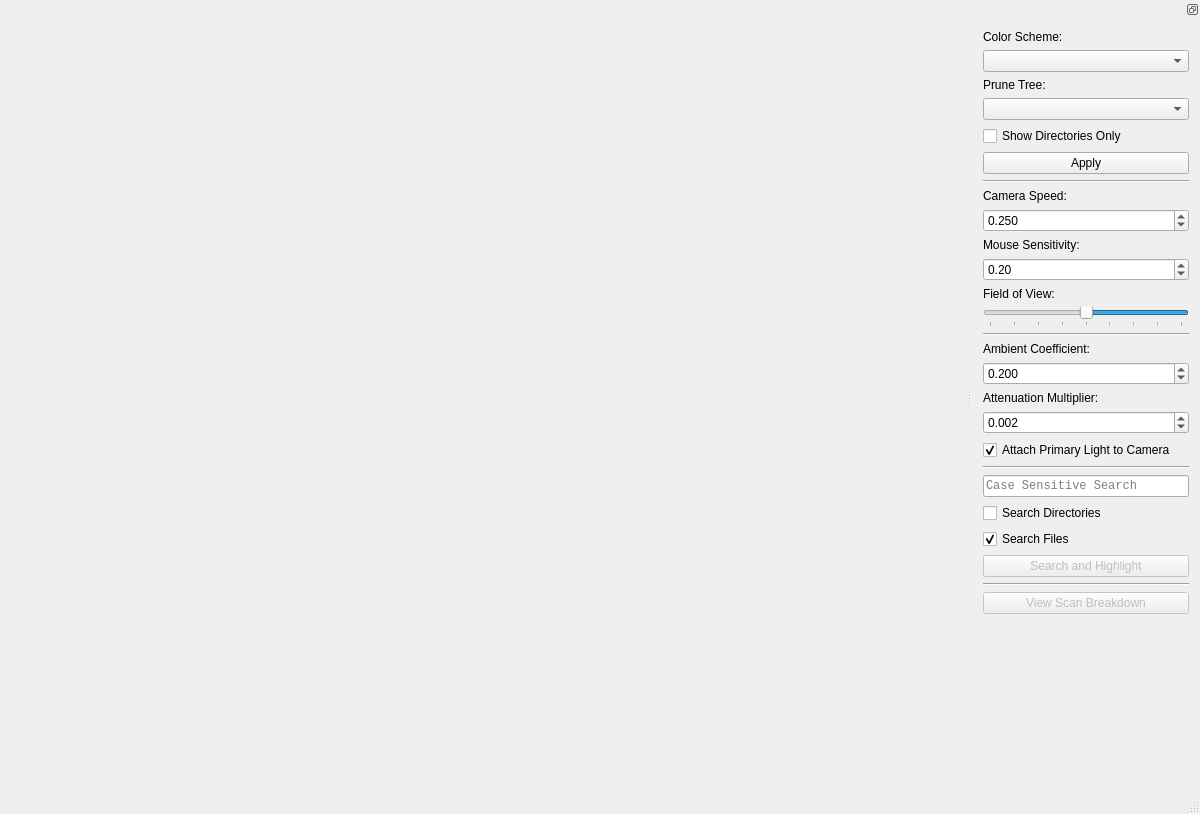
<?xml version="1.0" encoding="UTF-8"?>
<ui version="4.0">
 <class>MainWindow</class>
 <widget class="QMainWindow" name="MainWindow">
  <property name="geometry">
   <rect>
    <x>0</x>
    <y>0</y>
    <width>1200</width>
    <height>814</height>
   </rect>
  </property>
  <property name="minimumSize">
   <size>
    <width>400</width>
    <height>300</height>
   </size>
  </property>
  <property name="windowTitle">
   <string>D-Viz</string>
  </property>
  <widget class="QWidget" name="centralWidget">
   <property name="sizeIncrement">
    <size>
     <width>1</width>
     <height>1</height>
    </size>
   </property>
   <layout class="QVBoxLayout" name="verticalLayout">
    <item>
     <layout class="QVBoxLayout" name="canvasLayout">
      <property name="leftMargin">
       <number>2</number>
      </property>
      <property name="topMargin">
       <number>2</number>
      </property>
      <property name="rightMargin">
       <number>1</number>
      </property>
      <property name="bottomMargin">
       <number>1</number>
      </property>
     </layout>
    </item>
   </layout>
  </widget>
  <widget class="QMenuBar" name="menuBar">
   <property name="geometry">
    <rect>
     <x>0</x>
     <y>0</y>
     <width>1200</width>
     <height>22</height>
    </rect>
   </property>
  </widget>
  <widget class="QStatusBar" name="statusBar"/>
  <widget class="QDockWidget" name="dockWidget">
   <property name="enabled">
    <bool>true</bool>
   </property>
   <property name="minimumSize">
    <size>
     <width>228</width>
     <height>781</height>
    </size>
   </property>
   <property name="features">
    <set>QDockWidget::DockWidgetFloatable|QDockWidget::DockWidgetMovable</set>
   </property>
   <property name="allowedAreas">
    <set>Qt::LeftDockWidgetArea|Qt::RightDockWidgetArea</set>
   </property>
   <attribute name="dockWidgetArea">
    <number>2</number>
   </attribute>
   <widget class="QWidget" name="dockWidgetContents">
    <layout class="QVBoxLayout" name="verticalLayout_2">
     <item>
      <widget class="QLabel" name="colorSchemeLabel">
       <property name="text">
        <string>Color Scheme:</string>
       </property>
      </widget>
     </item>
     <item>
      <widget class="QComboBox" name="colorSchemeComboBox"/>
     </item>
     <item>
      <widget class="QLabel" name="pruneTreeLabel">
       <property name="text">
        <string>Prune Tree:</string>
       </property>
      </widget>
     </item>
     <item>
      <widget class="QComboBox" name="pruneSizeComboBox">
       <property name="whatsThis">
        <string>Only those items larger than this size will be shown.</string>
       </property>
      </widget>
     </item>
     <item>
      <widget class="QCheckBox" name="directoriesOnlyCheckBox">
       <property name="text">
        <string>Show Directories Only</string>
       </property>
      </widget>
     </item>
     <item>
      <widget class="QPushButton" name="applyButton">
       <property name="text">
        <string>Apply</string>
       </property>
      </widget>
     </item>
     <item>
      <widget class="Line" name="line">
       <property name="orientation">
        <enum>Qt::Horizontal</enum>
       </property>
      </widget>
     </item>
     <item>
      <widget class="QLabel" name="cameraSpeedLabel">
       <property name="text">
        <string>Camera Speed:</string>
       </property>
      </widget>
     </item>
     <item>
      <widget class="QDoubleSpinBox" name="cameraSpeedSpinner">
       <property name="decimals">
        <number>3</number>
       </property>
       <property name="maximum">
        <double>1.000000000000000</double>
       </property>
       <property name="singleStep">
        <double>0.010000000000000</double>
       </property>
       <property name="value">
        <double>0.250000000000000</double>
       </property>
      </widget>
     </item>
     <item>
      <widget class="QLabel" name="mouseSensitivityLabel">
       <property name="text">
        <string>Mouse Sensitivity:</string>
       </property>
      </widget>
     </item>
     <item>
      <widget class="QDoubleSpinBox" name="mouseSensitivitySpinner">
       <property name="maximum">
        <double>1.000000000000000</double>
       </property>
       <property name="singleStep">
        <double>0.100000000000000</double>
       </property>
       <property name="value">
        <double>0.200000000000000</double>
       </property>
      </widget>
     </item>
     <item>
      <widget class="QLabel" name="fieldOfViewLabel">
       <property name="text">
        <string>Field of View:</string>
       </property>
      </widget>
     </item>
     <item>
      <widget class="QSlider" name="fieldOfViewSlider">
       <property name="minimum">
        <number>5</number>
       </property>
       <property name="maximum">
        <number>85</number>
       </property>
       <property name="singleStep">
        <number>5</number>
       </property>
       <property name="value">
        <number>45</number>
       </property>
       <property name="orientation">
        <enum>Qt::Horizontal</enum>
       </property>
       <property name="invertedAppearance">
        <bool>true</bool>
       </property>
       <property name="tickPosition">
        <enum>QSlider::TicksBelow</enum>
       </property>
       <property name="tickInterval">
        <number>10</number>
       </property>
      </widget>
     </item>
     <item>
      <widget class="Line" name="line_2">
       <property name="orientation">
        <enum>Qt::Horizontal</enum>
       </property>
      </widget>
     </item>
     <item>
      <widget class="QLabel" name="label">
       <property name="text">
        <string>Ambient Coefficient:</string>
       </property>
      </widget>
     </item>
     <item>
      <widget class="QDoubleSpinBox" name="ambientCoefficientSpinner">
       <property name="decimals">
        <number>3</number>
       </property>
       <property name="minimum">
        <double>0.001000000000000</double>
       </property>
       <property name="maximum">
        <double>1.000000000000000</double>
       </property>
       <property name="singleStep">
        <double>0.005000000000000</double>
       </property>
       <property name="value">
        <double>0.200000000000000</double>
       </property>
      </widget>
     </item>
     <item>
      <widget class="QLabel" name="label_2">
       <property name="text">
        <string>Attenuation Multiplier:</string>
       </property>
      </widget>
     </item>
     <item>
      <widget class="QDoubleSpinBox" name="attenuationSpinner">
       <property name="decimals">
        <number>3</number>
       </property>
       <property name="maximum">
        <double>1.000000000000000</double>
       </property>
       <property name="singleStep">
        <double>0.001000000000000</double>
       </property>
       <property name="value">
        <double>0.002000000000000</double>
       </property>
      </widget>
     </item>
     <item>
      <widget class="QCheckBox" name="attachLightToCameraCheckBox">
       <property name="text">
        <string>Attach Primary Light to Camera</string>
       </property>
       <property name="checked">
        <bool>true</bool>
       </property>
      </widget>
     </item>
     <item>
      <widget class="Line" name="line_3">
       <property name="orientation">
        <enum>Qt::Horizontal</enum>
       </property>
      </widget>
     </item>
     <item>
      <widget class="QLineEdit" name="searchBox">
       <property name="font">
        <font>
         <family>Consolas</family>
        </font>
       </property>
       <property name="contextMenuPolicy">
        <enum>Qt::PreventContextMenu</enum>
       </property>
       <property name="text">
        <string/>
       </property>
       <property name="placeholderText">
        <string>Case Sensitive Search</string>
       </property>
       <property name="clearButtonEnabled">
        <bool>true</bool>
       </property>
      </widget>
     </item>
     <item>
      <widget class="QCheckBox" name="searchDirectoriesCheckBox">
       <property name="text">
        <string>Search Directories</string>
       </property>
      </widget>
     </item>
     <item>
      <widget class="QCheckBox" name="searchFilesCheckBox">
       <property name="text">
        <string>Search Files</string>
       </property>
       <property name="checked">
        <bool>true</bool>
       </property>
      </widget>
     </item>
     <item>
      <widget class="QPushButton" name="searchButton">
       <property name="enabled">
        <bool>false</bool>
       </property>
       <property name="text">
        <string>Search and Highlight</string>
       </property>
      </widget>
     </item>
     <item>
      <widget class="Line" name="line_4">
       <property name="orientation">
        <enum>Qt::Horizontal</enum>
       </property>
      </widget>
     </item>
     <item>
      <widget class="QPushButton" name="showBreakdownButton">
       <property name="enabled">
        <bool>false</bool>
       </property>
       <property name="text">
        <string>View Scan Breakdown</string>
       </property>
      </widget>
     </item>
     <item>
      <spacer name="verticalSpacer">
       <property name="orientation">
        <enum>Qt::Vertical</enum>
       </property>
       <property name="sizeHint" stdset="0">
        <size>
         <width>20</width>
         <height>40</height>
        </size>
       </property>
      </spacer>
     </item>
    </layout>
   </widget>
  </widget>
 </widget>
 <layoutdefault spacing="6" margin="11"/>
 <resources/>
 <connections/>
</ui>
